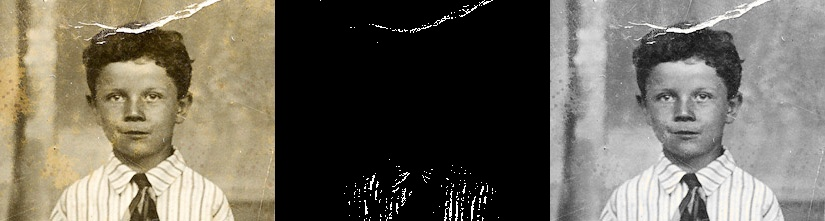
#> input picture image01_table.jpg, 825 x 221 px
$ python image_masking.py image01_table.jpg
#> lines starting #> are read from the running program, lines starting #| are printed output that depends on the picture; after the words box and inside, x2 and y2 are one past the last pixel; in counts of white or black regions, pixels touching at a corner belong together
### common.py
#!/usr/bin/env python

'''
This module contains some common routines used by other samples.
'''

# Python 2/3 compatibility
from __future__ import print_function
import sys
PY3 = sys.version_info[0] == 3

if PY3:
    from functools import reduce

import numpy as np
import cv2 as cv

# built-in modules
import os
import itertools as it
from contextlib import contextmanager

image_extensions = ['.bmp', '.jpg', '.jpeg', '.png', '.tif', '.tiff', '.pbm', '.pgm', '.ppm']

class Bunch(object):
    def __init__(self, **kw):
        self.__dict__.update(kw)
    def __str__(self):
        return str(self.__dict__)

# [4 lines left out: function splitfn, not called in this run]

def anorm2(a):
    return (a*a).sum(-1)
def anorm(a):
    return np.sqrt( anorm2(a) )

# [44 lines left out: functions homotrans, to_rect, rect2rect_mtx, lookat, mtx2rvec, draw_str, not called in this run]

class Sketcher:
    def __init__(self, windowname, dests, colors_func):
        self.prev_pt = None
        self.windowname = windowname
        self.dests = dests
        self.colors_func = colors_func
        self.dirty = False
        self.show()
        cv.setMouseCallback(self.windowname, self.on_mouse)

    def show(self):
        cv.imshow(self.windowname, self.dests[0])

    # [13 lines left out: function on_mouse, not called in this run]


# palette data from matplotlib/_cm.py
_jet_data =   {'red':   ((0., 0, 0), (0.35, 0, 0), (0.66, 1, 1), (0.89,1, 1),
                         (1, 0.5, 0.5)),
               'green': ((0., 0, 0), (0.125,0, 0), (0.375,1, 1), (0.64,1, 1),
                         (0.91,0,0), (1, 0, 0)),
               'blue':  ((0., 0.5, 0.5), (0.11, 1, 1), (0.34, 1, 1), (0.65,0, 0),
                         (1, 0, 0))}

cmap_data = { 'jet' : _jet_data }

# [14 lines left out: function make_cmap, not called in this run]

def nothing(*arg, **kw):
    pass

def clock():
    return cv.getTickCount() / cv.getTickFrequency()

# [8 lines left out: function Timer, not called in this run]

class StatValue:
    def __init__(self, smooth_coef = 0.5):
        self.value = None
        self.smooth_coef = smooth_coef
    # [6 lines left out: function update, not called in this run]

class RectSelector:
    # [31 lines left out: functions __init__, onmouse, draw, not called in this run]
    @property
    def dragging(self):
        return self.drag_rect is not None


# [24 lines left out: functions grouper, mosaic, not called in this run]

def getsize(img):
    h, w = img.shape[:2]
    return w, h

def mdot(*args):
    return reduce(np.dot, args)

# [4 lines left out: function draw_keypoints, not called in this run]

### image_masking.py
#!/usr/bin/env python

'''
Welcome to the Image Masking!

Usage:
  image_masking.py [<image>]

Keys:
  r     - mask the image
  SPACE - reset the inpainting mask
  ESC   - exit
'''

from __future__ import print_function

import cv2
import numpy as np
import matplotlib.pyplot as plt
import sys
from common import Sketcher

INPUT_IMAGE = "image01.png"
IMAGE_NAME = INPUT_IMAGE[:INPUT_IMAGE.index(".")]
MASK_IMAGE = IMAGE_NAME + "_mask.png"
TABLE_IMAGE = IMAGE_NAME + "_table.jpg"

def main():

    # Pull system arguments
    try:
        fn = sys.argv[1]
    except:
        fn = INPUT_IMAGE

    # Load the image and store into a variable
    image = cv2.imread(cv2.samples.findFile(fn))
#> image is the input picture: shape (221, 825, 3); mean B, G, R 94.1, 106.2, 111.5

    if image is None:
        print('Failed to load image file:', fn)
        sys.exit(1)

    # Create an image for sketching the mask
    image_mark = image.copy()
    sketch = Sketcher('Image', [image_mark], lambda : ((255, 255, 255), 255))
#> in __init__, `self.dests = dests`: self.dests = 1 item

    # Sketch a mask
    while True:
        ch = cv2.waitKey()
#> (key Esc is pressed here)
        if ch == 27: # ESC - exit
            break
        if ch == ord('r'): # r - mask the image
            break
        if ch == ord(' '): # SPACE - reset the inpainting mask
            image_mark[:] = image
            sketch.show()

    # define range of white color in HSV
    lower_white = np.array([0,0,255])
    upper_white = np.array([255,255,255])

    # Create the mask
    mask = cv2.inRange(image_mark, lower_white, upper_white)
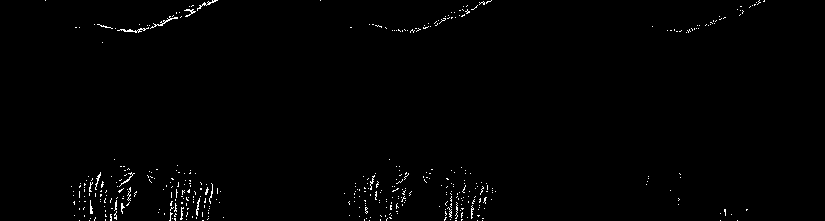
#> mask: shape (221, 825); 0.89% white in thin lines or dots, all inside (x1, y1, x2, y2) = (45, 0, 765, 221)

    # Create the inverted mask
    mask_inv = cv2.bitwise_not(mask)

    # Convert to grayscale image
    gray = cv2.cvtColor(image, cv2.COLOR_BGR2GRAY)
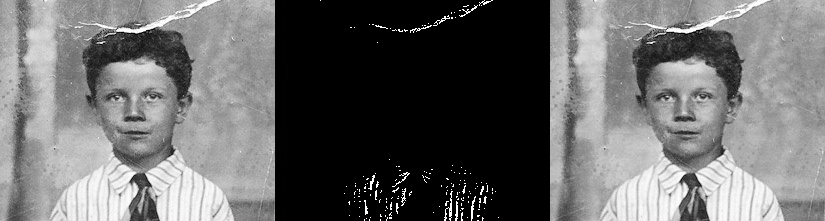
#> gray: shape (221, 825); min 0, max 255, mean 106.4

    # Extract the dimensions of the original image
    rows, cols, channels = image.shape
#> rows = 221; cols = 825; channels = 3
    image = image[0:rows, 0:cols]

    # Bitwise-OR mask and original image
    colored_portion = cv2.bitwise_or(image, image, mask = mask)
    colored_portion = colored_portion[0:rows, 0:cols]

    # Bitwise-OR inverse mask and grayscale image
    gray_portion = cv2.bitwise_or(gray, gray, mask = mask_inv)
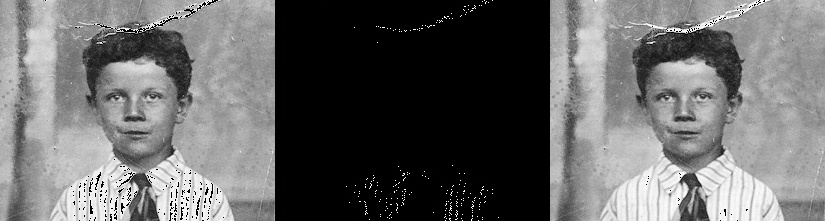
#> gray_portion: shape (221, 825); min 0, max 254, mean 104.2
    gray_portion = np.stack((gray_portion,)*3, axis=-1)
#> gray_portion: shape (221, 825, 3)

    # Combine the two images
    output = colored_portion + gray_portion

    # save the mask
    cv2.imwrite(MASK_IMAGE, mask)

    # Create a table showing input image, mask, and output
    mask = np.stack((mask,)*3, axis=-1)
    table_of_images = np.concatenate((image, mask, output), axis=1)
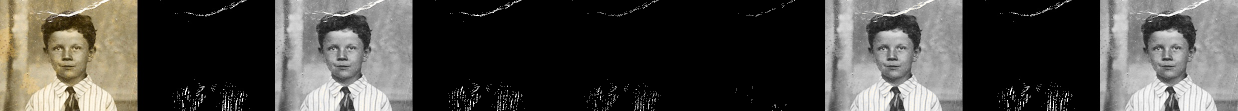
#> table_of_images: shape (221, 2475, 3) (shown at 1/2 size); mean B, G, R 67.6, 71.6, 73.4
    cv2.imwrite(TABLE_IMAGE, table_of_images)

    # Display images, used for debugging
    #cv2.imshow('Original Image', image)
    #cv2.imshow('Sketched Mask', image_mark)
    cv2.imshow('Mask', mask)
    #cv2.imshow('Output Image', output)
    cv2.imshow('Table of Images', table_of_images)
    cv2.waitKey(0) # Wait for a keyboard event

if __name__ == '__main__':
    print(__doc__)
    main()
    cv2.destroyAllWindows()
